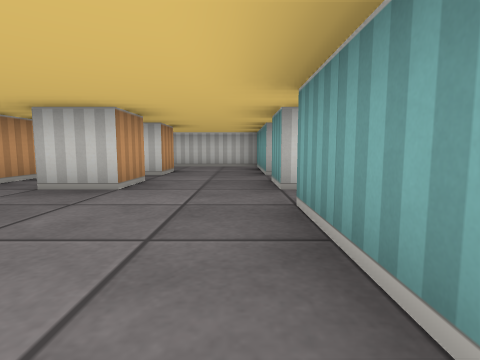
[1] (above)

12 first-person views from a walk through a cub3D level. The camera is about half as high as the walls, tilts 6° down and sees 80° across. The floor is counted in squares. Each view is taken from the middle of a square. On the plan, view 1 faces up. The plan holds only what a view shows up to about 9 squares ahead; the rest is blank.

[2]
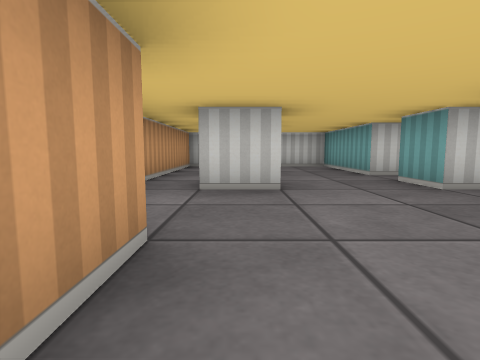

[3]
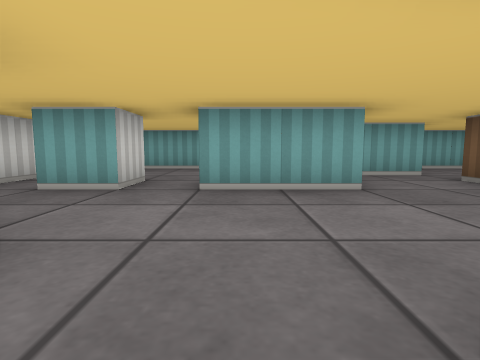

[4]
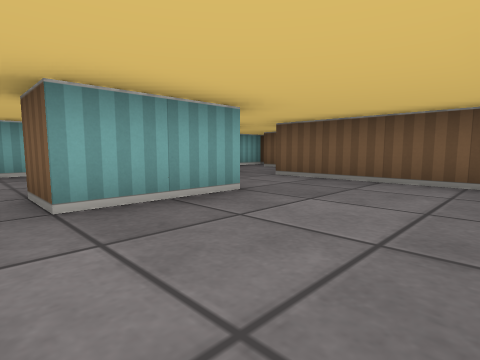

[5]
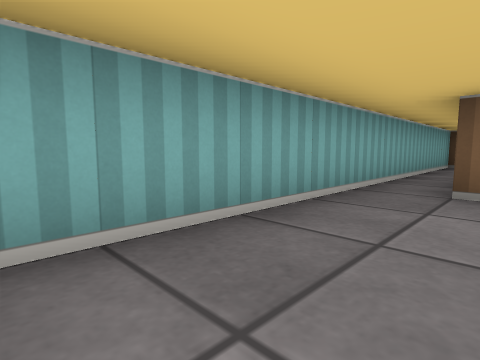

[6]
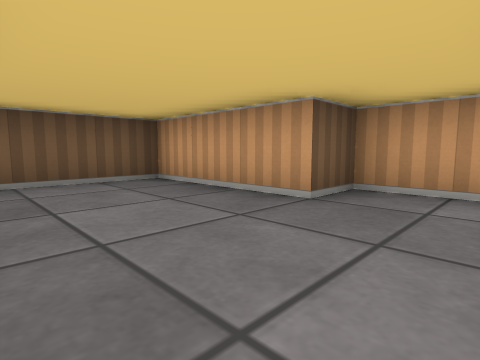

[7]
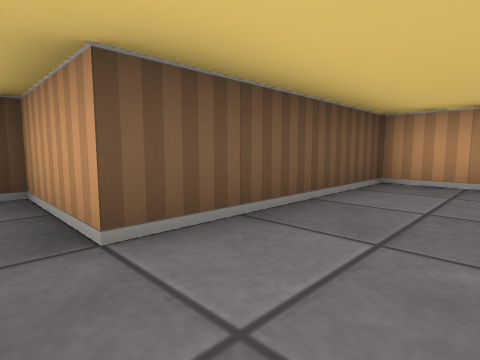

[8]
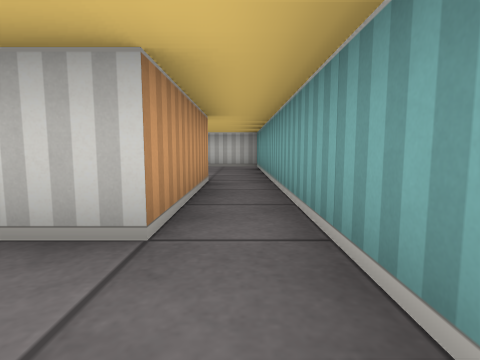

[9]
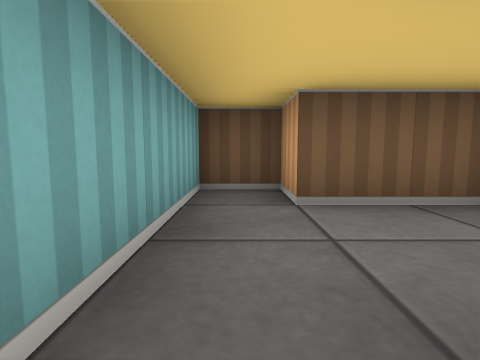

[10]
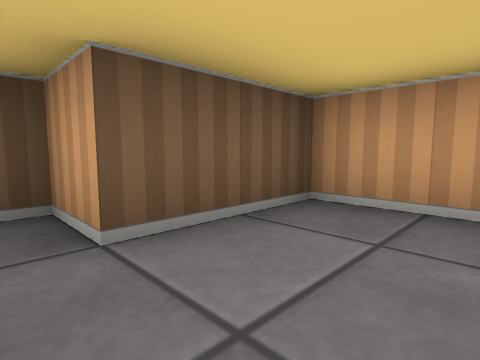

[11]
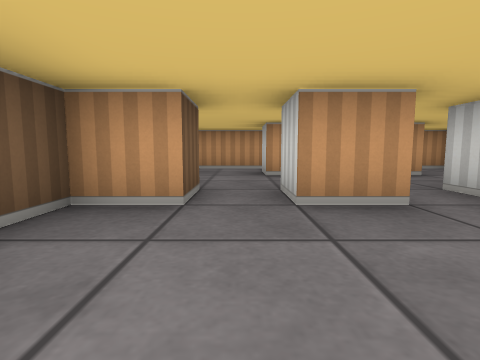

[12]
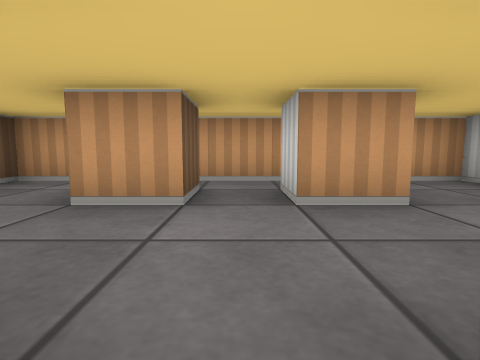

### Floor plan
Points are (right, up) in squares from view 1. A wall is a line through its corners. A room is listed if a view was taken in it or the views show most of it. See-through windows are left out.
Room 1 (views 1, 2, 3, 4, 5, 6, 8, 9, 10, 11, 12)
walls: (1.5, 4.6) (1.5, 3.5) (0.5, 3.5) (0.5, 4.5); (0.5, 0.4) (0.5, 2.5) (1.5, 2.5) (1.5, 1.5) (3.5, 1.5) (3.5, -1.5); (-2.5, 4.5) (-1.5, 4.5) (-1.5, 3.5) (-2.5, 3.5); (-1.5, 6.6) (-1.5, 5.5) (-2.5, 5.5); (3.5, -3.5) (3.5, -4.5) (4.5, -4.5) (4.5, 5.5) (0.5, 5.5) (0.5, 8.5) (-3.5, 8.5) (-3.5, 1.5) (-2.5, 1.5) (-2.5, -1.5) (0.5, -1.5)
ways out: opening at (1, -0.5) to room 2; opening at (3, -2.5) to room 2
Room 2 (view 7)
walls: (0.5, -1.5) (1.5, -1.5) (1.5, -3.5) (3.5, -3.5); (3.5, -1.5) (2.5, -1.5) (2.5, -0.2)
ways out: opening at (1, -0.5) to room 1; opening at (3, -2.5) to room 1

Where each view was taken, in squares from view 1:
view 1: 0 up, 0 right, facing up
view 2: 0 up, 2 left, facing up
view 3: 2 up, 3 left, facing right
view 4: 3 up, 2 left, facing down-right
view 5: 5 up, 3 right, facing down-right
view 6: 3 up, 0 right, facing down-left
view 7: 0 up, 2 right, facing down-left
view 8: 3 down, 4 right, facing up
view 9: 1 down, 4 right, facing down
view 10: 2 down, 4 right, facing down-left
view 11: 3 up, 4 right, facing left
view 12: 5 up, 1 right, facing left
